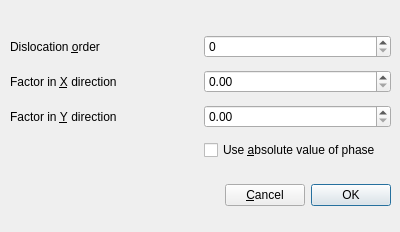
<?xml version="1.0" encoding="UTF-8"?>
<ui version="4.0">
 <class>phaseDialog</class>
 <widget class="QDialog" name="phaseDialog">
  <property name="geometry">
   <rect>
    <x>0</x>
    <y>0</y>
    <width>400</width>
    <height>232</height>
   </rect>
  </property>
  <property name="windowTitle">
   <string/>
  </property>
  <property name="locale">
   <locale language="English" country="Australia"/>
  </property>
  <widget class="QWidget" name="gridLayoutWidget">
   <property name="geometry">
    <rect>
     <x>10</x>
     <y>29</y>
     <width>381</width>
     <height>138</height>
    </rect>
   </property>
   <layout class="QGridLayout" name="gridLayout">
    <item row="0" column="0">
     <widget class="QLabel" name="orderLabel">
      <property name="text">
       <string>Dislocation &amp;order</string>
      </property>
      <property name="buddy">
       <cstring>orderSpinBox</cstring>
      </property>
     </widget>
    </item>
    <item row="1" column="0">
     <widget class="QLabel" name="xLabel">
      <property name="text">
       <string>Factor in &amp;X direction</string>
      </property>
      <property name="buddy">
       <cstring>xSpinBox</cstring>
      </property>
     </widget>
    </item>
    <item row="2" column="0">
     <widget class="QLabel" name="yLabel">
      <property name="text">
       <string>Factor in &amp;Y direction</string>
      </property>
      <property name="buddy">
       <cstring>ySpinBox</cstring>
      </property>
     </widget>
    </item>
    <item row="3" column="1">
     <widget class="QCheckBox" name="absCheckBox">
      <property name="text">
       <string>Use &amp;absolute value of phase</string>
      </property>
     </widget>
    </item>
    <item row="0" column="1">
     <widget class="QSpinBox" name="orderSpinBox">
      <property name="maximum">
       <number>2147483647</number>
      </property>
     </widget>
    </item>
    <item row="1" column="1">
     <widget class="QDoubleSpinBox" name="xSpinBox"/>
    </item>
    <item row="2" column="1">
     <widget class="QDoubleSpinBox" name="ySpinBox"/>
    </item>
   </layout>
  </widget>
  <widget class="QWidget" name="horizontalLayoutWidget">
   <property name="geometry">
    <rect>
     <x>10</x>
     <y>170</y>
     <width>381</width>
     <height>51</height>
    </rect>
   </property>
   <layout class="QHBoxLayout" name="horizontalLayout">
    <item>
     <spacer name="horizontalSpacer">
      <property name="orientation">
       <enum>Qt::Horizontal</enum>
      </property>
      <property name="sizeHint" stdset="0">
       <size>
        <width>40</width>
        <height>20</height>
       </size>
      </property>
     </spacer>
    </item>
    <item>
     <widget class="QPushButton" name="cancelButton">
      <property name="text">
       <string>&amp;Cancel</string>
      </property>
     </widget>
    </item>
    <item>
     <widget class="QPushButton" name="okButton">
      <property name="text">
       <string>OK</string>
      </property>
      <property name="default">
       <bool>true</bool>
      </property>
     </widget>
    </item>
   </layout>
  </widget>
 </widget>
 <tabstops>
  <tabstop>absCheckBox</tabstop>
  <tabstop>cancelButton</tabstop>
  <tabstop>okButton</tabstop>
 </tabstops>
 <resources/>
 <connections>
  <connection>
   <sender>cancelButton</sender>
   <signal>clicked()</signal>
   <receiver>phaseDialog</receiver>
   <slot>reject()</slot>
   <hints>
    <hint type="sourcelabel">
     <x>290</x>
     <y>169</y>
    </hint>
    <hint type="destinationlabel">
     <x>292</x>
     <y>181</y>
    </hint>
   </hints>
  </connection>
  <connection>
   <sender>okButton</sender>
   <signal>clicked()</signal>
   <receiver>phaseDialog</receiver>
   <slot>accept()</slot>
   <hints>
    <hint type="sourcelabel">
     <x>359</x>
     <y>167</y>
    </hint>
    <hint type="destinationlabel">
     <x>357</x>
     <y>177</y>
    </hint>
   </hints>
  </connection>
 </connections>
</ui>
